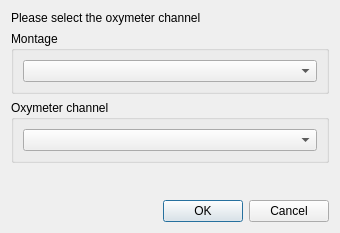
<?xml version="1.0" encoding="UTF-8"?>
<ui version="4.0">
 <class>ChannelSelection</class>
 <widget class="QDialog" name="ChannelSelection">
  <property name="geometry">
   <rect>
    <x>0</x>
    <y>0</y>
    <width>340</width>
    <height>233</height>
   </rect>
  </property>
  <property name="windowTitle">
   <string>Channels selection</string>
  </property>
  <layout class="QVBoxLayout" name="verticalLayout">
   <item>
    <widget class="QLabel" name="label">
     <property name="text">
      <string>Please select the oxymeter channel</string>
     </property>
    </widget>
   </item>
   <item>
    <widget class="QGroupBox" name="groupBox_3">
     <property name="title">
      <string>Montage</string>
     </property>
     <layout class="QVBoxLayout" name="verticalLayout_5">
      <item>
       <layout class="QHBoxLayout" name="horizontalLayout">
        <item>
         <widget class="QComboBox" name="montages_comboBox"/>
        </item>
       </layout>
      </item>
     </layout>
    </widget>
   </item>
   <item>
    <widget class="QGroupBox" name="groupBox_4">
     <property name="title">
      <string>Oxymeter channel</string>
     </property>
     <layout class="QVBoxLayout" name="verticalLayout_6">
      <item>
       <layout class="QHBoxLayout" name="horizontalLayout_2">
        <item>
         <widget class="QComboBox" name="oxy_channel_comboBox"/>
        </item>
       </layout>
      </item>
     </layout>
    </widget>
   </item>
   <item>
    <spacer name="verticalSpacer">
     <property name="orientation">
      <enum>Qt::Vertical</enum>
     </property>
     <property name="sizeHint" stdset="0">
      <size>
       <width>20</width>
       <height>40</height>
      </size>
     </property>
    </spacer>
   </item>
   <item>
    <widget class="QDialogButtonBox" name="buttonBox">
     <property name="orientation">
      <enum>Qt::Horizontal</enum>
     </property>
     <property name="standardButtons">
      <set>QDialogButtonBox::Cancel|QDialogButtonBox::Ok</set>
     </property>
    </widget>
   </item>
  </layout>
 </widget>
 <resources/>
 <connections>
  <connection>
   <sender>buttonBox</sender>
   <signal>accepted()</signal>
   <receiver>ChannelSelection</receiver>
   <slot>accept()</slot>
   <hints>
    <hint type="sourcelabel">
     <x>248</x>
     <y>254</y>
    </hint>
    <hint type="destinationlabel">
     <x>157</x>
     <y>274</y>
    </hint>
   </hints>
  </connection>
  <connection>
   <sender>buttonBox</sender>
   <signal>rejected()</signal>
   <receiver>ChannelSelection</receiver>
   <slot>reject()</slot>
   <hints>
    <hint type="sourcelabel">
     <x>316</x>
     <y>260</y>
    </hint>
    <hint type="destinationlabel">
     <x>286</x>
     <y>274</y>
    </hint>
   </hints>
  </connection>
 </connections>
</ui>
